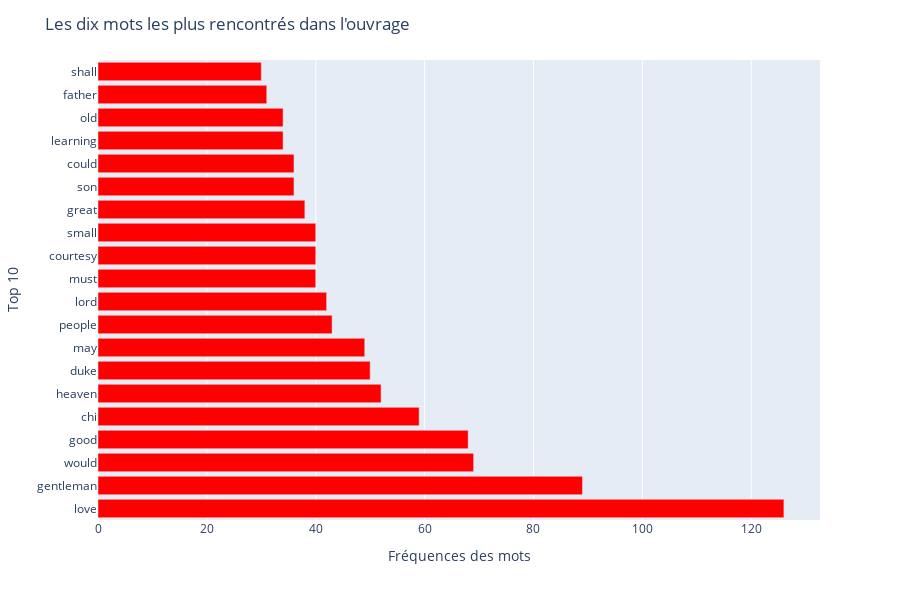

Notebook cell for this chart:
### Code cell
import plotly.express as px

fig = px.bar(y=list(top20.keys()), x=top20.values(), orientation='h',  height=600)

fig.update_traces(marker_color='red')

fig.update_layout(
    title="Les dix mots les plus rencontrés dans l'ouvrage",
    xaxis_title="Fréquences des mots",
    yaxis_title="Top 10")

fig.show()
len(top20)

### Figure 1 — Plotly figure (JSON) as saved in the notebook; plotly's stock layout.template omitted (floating-point values rounded to 4 significant figures)
{"data": [{"alignmentgroup": "True", "hovertemplate": "x=%{x}<br>y=%{y}<extra></extra>", "legendgroup": "", "marker": {"color": "red", "pattern": {"shape": ""}}, "name": "", "offsetgroup": "", "orientation": "h", "showlegend": false, "textposition": "auto", "type": "bar", "x": [126, 89, 69, 68, 59, 52, 50, 49, 43, 42, 40, 40, 40, 38, 36, 36, 34, 34, 31, 30], "xaxis": "x", "y": ["love", "gentleman", "would", "good", "chi", "heaven", "duke", "may", "people", "lord", "must", "courtesy", "small", "great", "son", "could", "learning", "old", "father", "shall"], "yaxis": "y"}], "layout": {"barmode": "relative", "height": 600, "legend": {"tracegroupgap": 0}, "margin": {"t": 60}, "title": {"text": "Les dix mots les plus rencontrés dans l'ouvrage"}, "xaxis": {"anchor": "y", "domain": [0, 1], "title": {"text": "Fréquences des mots"}}, "yaxis": {"anchor": "x", "domain": [0, 1], "title": {"text": "Top 10"}}}}
